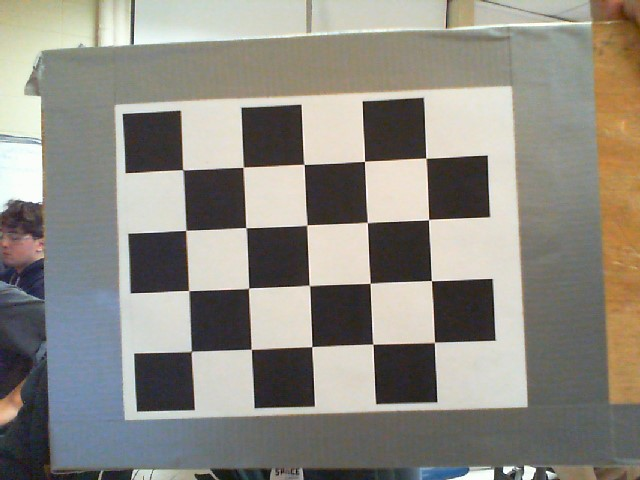
#> input picture PythonCameraCode/TJ/CameraCalibration/2020Checkerboards/img0.jpg, 640 x 480 px, found by its file name; its folder holds 4 pictures in this run
$ python camera_calibration.py
#> lines starting #> are read from the running program, lines starting #| are printed output that depends on the picture; after the words box and inside, x2 and y2 are one past the last pixel; in counts of white or black regions, pixels touching at a corner belong together
#!/usr/bin/env python3

import cv2
import numpy
import os.path
import math


class CameraCalibration(object):
    """Calibrates a distorted camera"""

    def __init__(self):
        # number of inside corners in the chessboard (height and width)
        self.checkerboard_height = 4
        self.checkerboard_width = 5

        # size of chessboard square in physical units
        # self.square_size = 23.0/16
        self.square_size = 1.420

        self.shape = None
        return

    def calibrateCamera(self, output_dir=None):
        '''Calculates the distortion co-efficients'''

        # termination criteria
        criteria = (cv2.TERM_CRITERIA_EPS + cv2.TERM_CRITERIA_MAX_ITER, 30, 0.001)

        # prepare object points, like (0,0,0), (1,0,0), (2,0,0) ....,(6,5,0)
        objp = numpy.zeros((self.checkerboard_height * self.checkerboard_width, 3), numpy.float32)
        objp[:, :2] = numpy.mgrid[0:self.checkerboard_width, 0:self.checkerboard_height].T.reshape(-1, 2)

        # calibrate coordinates to the physical size of the square
        objp *= self.square_size

        # Arrays to store object points and image points from all the images.
        objpoints = []          # 3d point in real world space
        imgpoints = []          # 2d points in image plane.

        for i in range(59):

            fname = "CameraCalibration\\2020Checkerboards\\img{}.jpg".format(i)

            print('Processing file', fname)
            img = cv2.imread(fname)
#> img is the input picture: shape (480, 640, 3); mean B, G, R 130.5, 138.9, 142.1

            if img is None:
                print("ERROR: Unable to read file", fname)
                continue
            self.shape = img.shape
#> self.shape = (480, 640, 3)

            gray = cv2.cvtColor(img, cv2.COLOR_BGR2GRAY)
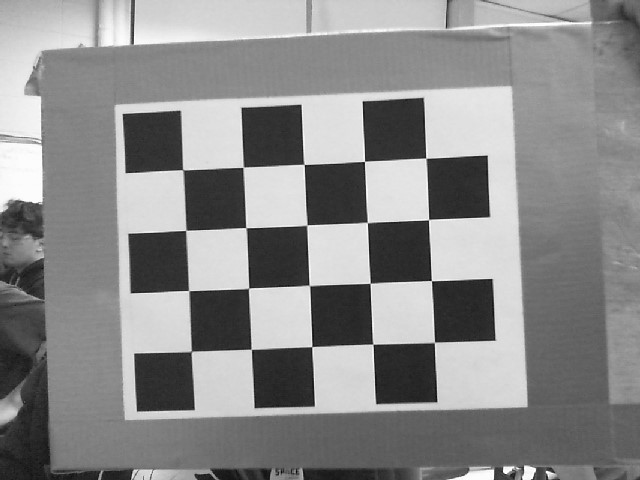
#> gray: shape (480, 640); min 5, max 255, mean 138.9

            # Find the chess board corners
            ret, corners = cv2.findChessboardCorners(gray, (self.checkerboard_width, self.checkerboard_height), None)
#> ret = True; corners = 20 rows, first 8: [182.7, 169.7], [243.2, 167.3], [304.2, 164.5], [364.5, 161.4], [425.8, 158], [185.8, 230.3], [245.8, 227.6], [307.1, 224.9]

            # If found, add object points, image points (after refining them)
            if ret:
                objpoints.append(objp)

                corners2 = cv2.cornerSubPix(gray, corners, (11, 11), (-1, -1), criteria)
#> corners2 = 20 rows, first 8: [182.8, 169.8], [243.2, 167.2], [303.9, 164.4], [364.5, 161.3], [425.8, 158.2], [185.9, 230.3], [246, 227.6], [306.9, 225.1]
                imgpoints.append(corners2)

                # Draw and display the corners
                img = cv2.drawChessboardCorners(img, (self.checkerboard_width, self.checkerboard_height), corners2, ret)
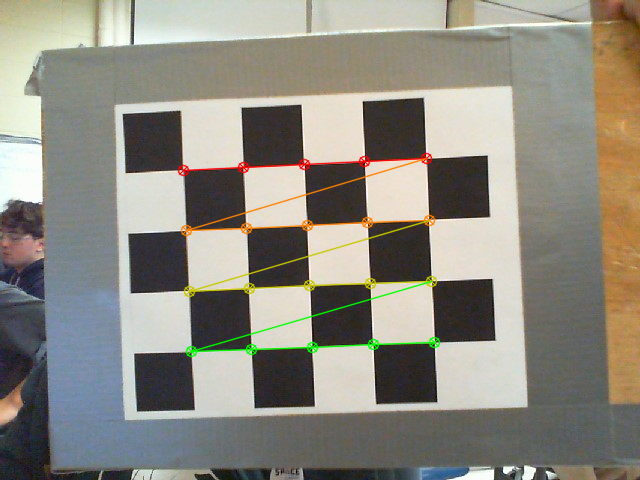
#> img: shape (480, 640, 3); 2.2% of pixels changed, all inside (x1, y1, x2, y2) = (177, 152, 441, 358)
                cv2.imshow('img', img)
                if output_dir:
                    fullname = os.path.join(output_dir, os.path.basename(fname))
                    cv2.imwrite(fullname, img)

                cv2.waitKey(500)
            else:
                print(fname, 'failed')
#> pass 2 of the loop in calibrateCamera, `for i in range(59):`:
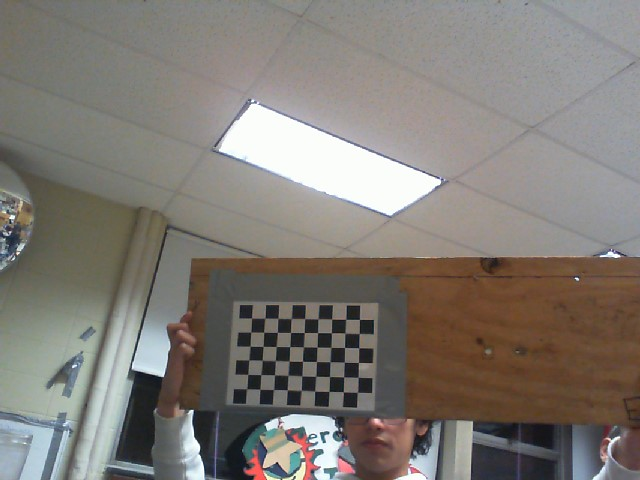
#> input picture PythonCameraCode/TJ/CameraCalibration/2020Checkerboards/img1.jpg, 640 x 480 px, found by its file name
#> in calibrateCamera, img is the input picture: shape (480, 640, 3); mean B, G, R 117.1, 123.1, 128.3
#> in calibrateCamera, `gray = cv2.cvtColor(img, cv2.COLOR_BGR2GRAY)`:
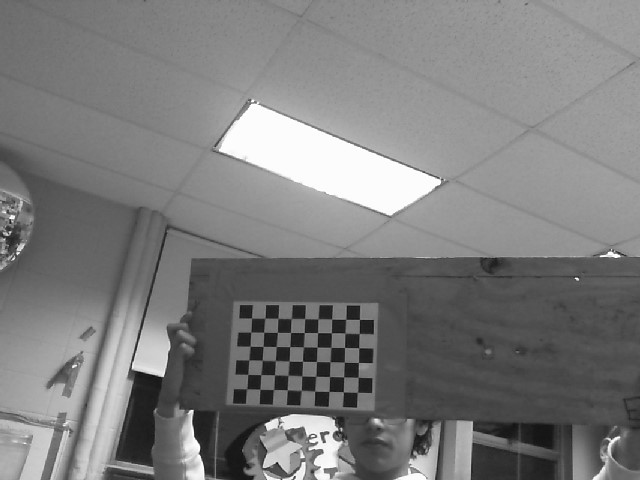
#> gray: shape (480, 640); min 7, max 255, mean 124
#> ret = False; corners = None

        cv2.destroyAllWindows()

        if not objpoints:
            print("No useful images. Quitting...")
            return None

        print('Found {} useful images'.format(len(objpoints)))
        ret, mtx, dist, rvecs, tvecs = cv2.calibrateCamera(objpoints, imgpoints, gray.shape[::-1], None, None)

        return (ret, mtx.tolist(), dist.tolist(), rvecs, tvecs)


if __name__ == '__main__':
    import argparse
    import json
    import sys

    calibrate = CameraCalibration()

    output_dir = "CameraCalibration\\2020ProcessedCheckerboards"

    ret, mtx, dist, rvecs, tvecs = calibrate.calibrateCamera(output_dir)
    print('reprojection error =', ret)
    print('image center = ({:.2f}, {:.2f})'.format(mtx[0][2], mtx[1][2]))

    fov_x = math.degrees(2.0 * math.atan(calibrate.shape[1] / 2.0 / mtx[0][0]))
    fov_y = math.degrees(2.0 * math.atan(calibrate.shape[0] / 2.0 / mtx[1][1]))
    print('FOV = ({:.2f}, {:.2f}) degrees'.format(fov_x, fov_y))

    print('mtx =', mtx)
    print('dist =', dist)
